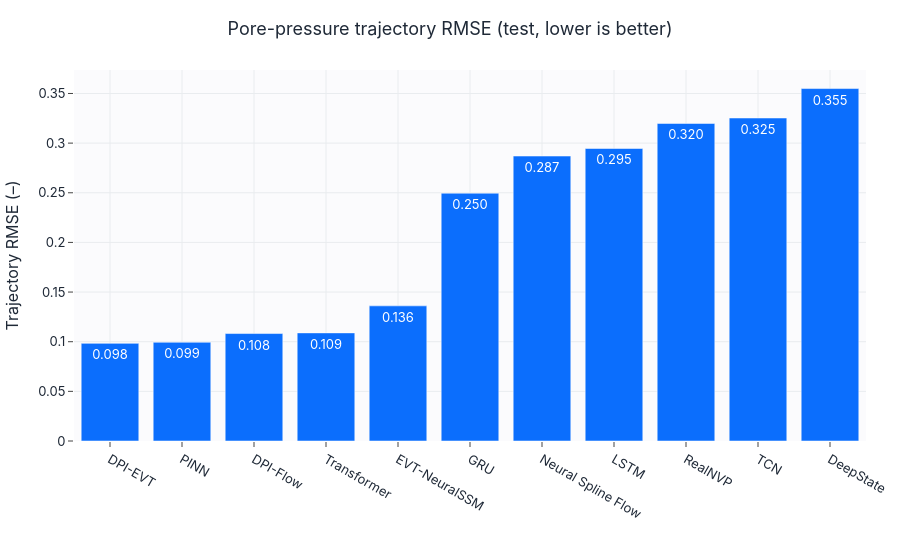
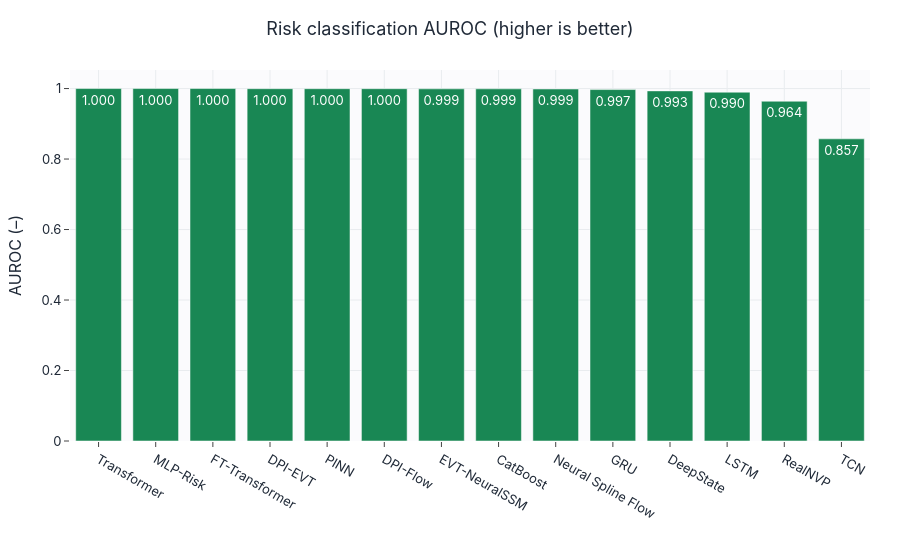
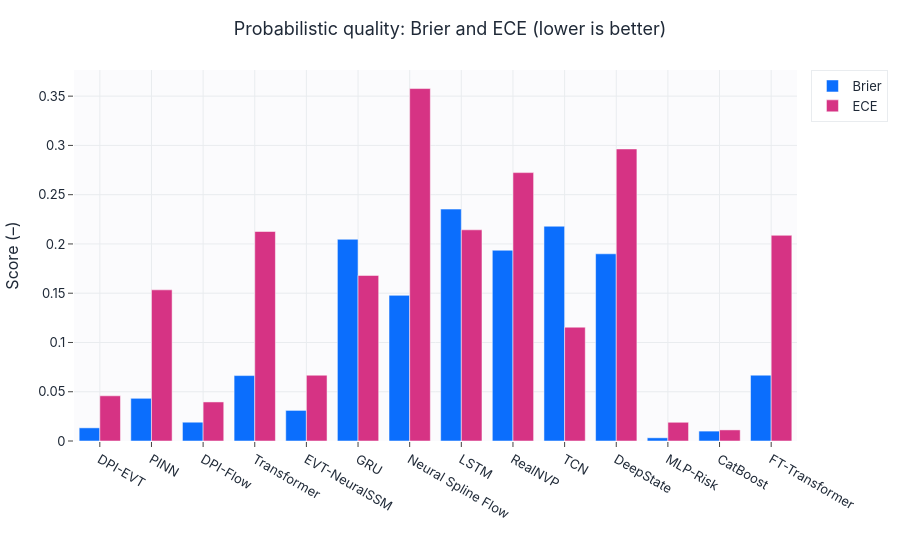

The cell these charts' notebook holds for them, in order:
### Markdown cell above
## Trajectory error and risk classification

### Code cell
traj_df = leaderboard.dropna(subset=["Traj_RMSE"]).sort_values("Traj_RMSE")
bar(traj_df["model"], traj_df["Traj_RMSE"], title="Pore-pressure trajectory RMSE (test, lower is better)",
    ylabel="Trajectory RMSE (–)", color="#0b6efd", save=SAVE_FIGS, fig_id="3_1_leaderboard_rmse").show()
auc_df = leaderboard.sort_values("AUROC", ascending=False)
bar(auc_df["model"], auc_df["AUROC"], title="Risk classification AUROC (higher is better)",
    ylabel="AUROC (–)", color="#198754", save=SAVE_FIGS, fig_id="3_1_auroc").show()
grouped_bar(leaderboard["model"].tolist(),
            {"Brier": leaderboard["Brier"].tolist(), "ECE": leaderboard["ECE"].tolist()},
            title="Probabilistic quality: Brier and ECE (lower is better)", ylabel="Score (–)",
            save=SAVE_FIGS, fig_id="3_1_brier_ece").show()

### Figure 1 — Plotly figure (JSON) as saved in the notebook; plotly's stock layout.template omitted (floating-point values rounded to 4 significant figures)
{"data": [{"marker": {"color": "#0b6efd"}, "text": ["0.098", "0.099", "0.108", "0.109", "0.136", "0.250", "0.287", "0.295", "0.320", "0.325", "0.355"], "textposition": "auto", "type": "bar", "x": ["DPI-EVT", "PINN", "DPI-Flow", "Transformer", "EVT-NeuralSSM", "GRU", "Neural Spline Flow", "LSTM", "RealNVP", "TCN", "DeepState"], "y": [0.09832, 0.09943, 0.1082, 0.1089, 0.1361, 0.2496, 0.287, 0.2946, 0.3198, 0.3253, 0.355]}], "layout": {"title": {"text": "Pore-pressure trajectory RMSE (test, lower is better)"}, "xaxis": {"title": {"text": ""}}, "yaxis": {"title": {"text": "Trajectory RMSE (–)"}}}}

### Figure 2 — Plotly figure (JSON) as saved in the notebook; plotly's stock layout.template omitted (floating-point values rounded to 4 significant figures)
{"data": [{"marker": {"color": "#198754"}, "text": ["1.000", "1.000", "1.000", "1.000", "1.000", "1.000", "0.999", "0.999", "0.999", "0.997", "0.993", "0.990", "0.964", "0.857"], "textposition": "auto", "type": "bar", "x": ["Transformer", "MLP-Risk", "FT-Transformer", "DPI-EVT", "PINN", "DPI-Flow", "EVT-NeuralSSM", "CatBoost", "Neural Spline Flow", "GRU", "DeepState", "LSTM", "RealNVP", "TCN"], "y": [1.0, 1.0, 1.0, 0.9996, 0.9996, 0.9996, 0.9992, 0.9992, 0.9988, 0.9971, 0.9934, 0.9897, 0.964, 0.8573]}], "layout": {"title": {"text": "Risk classification AUROC (higher is better)"}, "xaxis": {"title": {"text": ""}}, "yaxis": {"title": {"text": "AUROC (–)"}}}}

### Figure 3 — Plotly figure (JSON) as saved in the notebook; plotly's stock layout.template omitted (floating-point values rounded to 4 significant figures)
{"data": [{"marker": {"color": "#0b6efd"}, "name": "Brier", "type": "bar", "x": ["DPI-EVT", "PINN", "DPI-Flow", "Transformer", "EVT-NeuralSSM", "GRU", "Neural Spline Flow", "LSTM", "RealNVP", "TCN", "DeepState", "MLP-Risk", "CatBoost", "FT-Transformer"], "y": [0.01337, 0.04327, 0.01907, 0.0664, 0.03106, 0.2047, 0.1478, 0.2354, 0.1936, 0.218, 0.19, 0.003261, 0.01004, 0.06682]}, {"marker": {"color": "#d63384"}, "name": "ECE", "type": "bar", "x": ["DPI-EVT", "PINN", "DPI-Flow", "Transformer", "EVT-NeuralSSM", "GRU", "Neural Spline Flow", "LSTM", "RealNVP", "TCN", "DeepState", "MLP-Risk", "CatBoost", "FT-Transformer"], "y": [0.04587, 0.1534, 0.03964, 0.2127, 0.06677, 0.1681, 0.3577, 0.2143, 0.2724, 0.1155, 0.2964, 0.01901, 0.01127, 0.2088]}], "layout": {"barmode": "group", "title": {"text": "Probabilistic quality: Brier and ECE (lower is better)"}, "xaxis": {"title": {"text": ""}}, "yaxis": {"title": {"text": "Score (–)"}}}}
